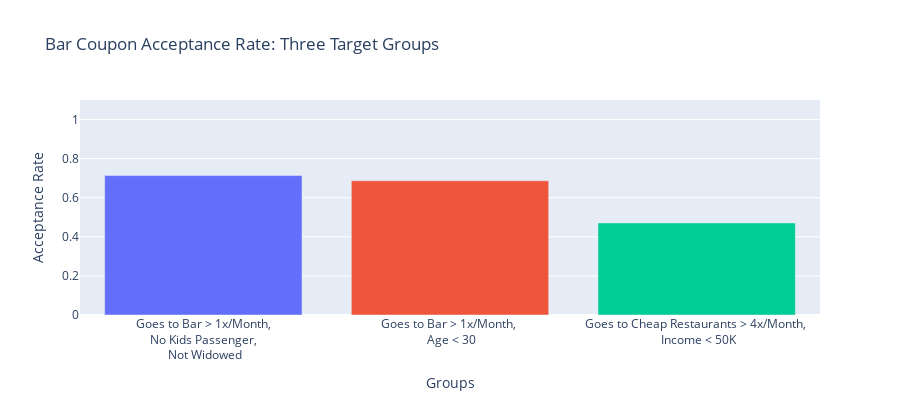

Notebook source saved alongside this figure:
### Markdown cell above
6. Compare the acceptance rates between those drivers who:

- go to bars more than once a month, had passengers that were not a kid, and were not widowed *OR*
- go to bars more than once a month and are under the age of 30 *OR*
- go to cheap restaurants more than 4 times a month and income is less than 50K.

### Code cell
first_target = bar_coupons[
    (bar_coupons['Bar'].isin(['1~3', '4~8', 'gt8'])) &
    (~bar_coupons['passanger'].isin(['Kid(s)'])) &
    (~bar_coupons['maritalStatus'].isin(['Widowed']))
]
second_target = bar_coupons[
    (bar_coupons['Bar'].isin(['1~3', '4~8', 'gt8'])) &
    (bar_coupons['age'].isin(['21', '22', '26~30']))
]
third_target = bar_coupons[
    (bar_coupons['RestaurantLessThan20'].isin(['4~8', 'gt8'])) &
    (bar_coupons['income'].isin(['$25000 - $37499', '$37500 - $49999']))
]
first_target_accept_rate = first_target['Y'].mean()
second_target_accept_rate = second_target['Y'].mean()
third_target_accept_rate = third_target['Y'].mean()

plot_df = pd.DataFrame({
    'Group': ['Goes to Bar > 1x/Month,<br> No Kids Passenger, <br> Not Widowed',
              'Goes to Bar > 1x/Month, <br> Age < 30',
              'Goes to Cheap Restaurants > 4x/Month, <br> Income < 50K'],
    'Acceptance Rate': [first_target_accept_rate, second_target_accept_rate, third_target_accept_rate]
})

fig.write_image("images/acceptance_rate_by_three_target_groups_vs_all_others.png", width = 900, height = 700, scale = 1)  # Save as PNG
fig = px.bar(plot_df, x='Group', y='Acceptance Rate', color='Group',
             title='Bar Coupon Acceptance Rate: Three Target Groups')

fig.update_layout(yaxis_range=[0, 1.1])  # Set y-axis limit
fig.update_layout(width = 900, height = 400, showlegend=False)
fig.update_xaxes(title_text='Groups')
fig.update_yaxes(title_text='Acceptance Rate')
fig.show()

### Figure 1 — Plotly figure (JSON) as saved in the notebook; plotly's stock layout.template omitted (floating-point values rounded to 4 significant figures)
{"data": [{"hovertemplate": "Group=%{x}<br>Acceptance Rate=%{y}<extra></extra>", "legendgroup": "Goes to Bar > 1x/Month,<br> No Kids Passenger, <br> Not Widowed", "marker": {"color": "#636efa", "pattern": {"shape": ""}}, "name": "Goes to Bar > 1x/Month,<br> No Kids Passenger, <br> Not Widowed", "orientation": "v", "showlegend": true, "textposition": "auto", "type": "bar", "x": ["Goes to Bar > 1x/Month,<br> No Kids Passenger, <br> Not Widowed"], "xaxis": "x", "y": [0.7132], "yaxis": "y"}, {"hovertemplate": "Group=%{x}<br>Acceptance Rate=%{y}<extra></extra>", "legendgroup": "Goes to Bar > 1x/Month, <br> Age < 30", "marker": {"color": "#EF553B", "pattern": {"shape": ""}}, "name": "Goes to Bar > 1x/Month, <br> Age < 30", "orientation": "v", "showlegend": true, "textposition": "auto", "type": "bar", "x": ["Goes to Bar > 1x/Month, <br> Age < 30"], "xaxis": "x", "y": [0.6867], "yaxis": "y"}, {"hovertemplate": "Group=%{x}<br>Acceptance Rate=%{y}<extra></extra>", "legendgroup": "Goes to Cheap Restaurants > 4x/Month, <br> Income < 50K", "marker": {"color": "#00cc96", "pattern": {"shape": ""}}, "name": "Goes to Cheap Restaurants > 4x/Month, <br> Income < 50K", "orientation": "v", "showlegend": true, "textposition": "auto", "type": "bar", "x": ["Goes to Cheap Restaurants > 4x/Month, <br> Income < 50K"], "xaxis": "x", "y": [0.4709], "yaxis": "y"}], "layout": {"barmode": "relative", "height": 400, "legend": {"title": {"text": "Group"}, "tracegroupgap": 0}, "showlegend": false, "title": {"text": "Bar Coupon Acceptance Rate: Three Target Groups"}, "width": 900, "xaxis": {"anchor": "y", "categoryarray": ["Goes to Bar > 1x/Month,<br> No Kids Passenger, <br> Not Widowed", "Goes to Bar > 1x/Month, <br> Age < 30", "Goes to Cheap Restaurants > 4x/Month, <br> Income < 50K"], "categoryorder": "array", "domain": [0, 1], "title": {"text": "Groups"}}, "yaxis": {"anchor": "x", "domain": [0, 1], "range": [0, 1.1], "title": {"text": "Acceptance Rate"}}}}
